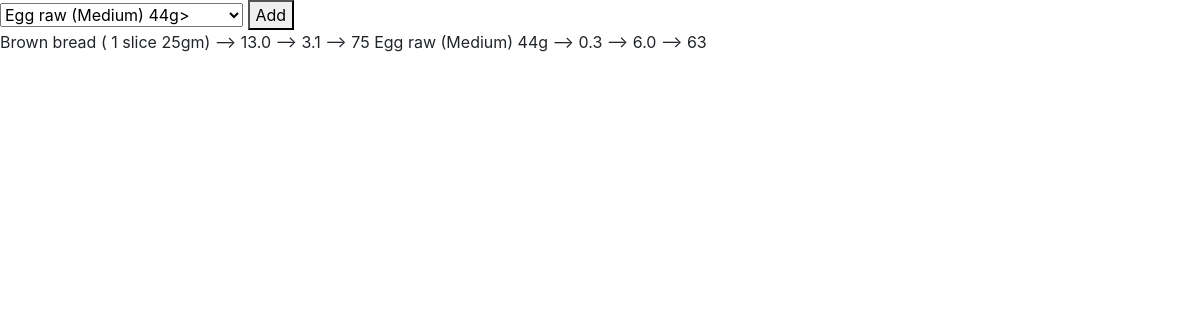
Before: / (signed in) with the older database file.
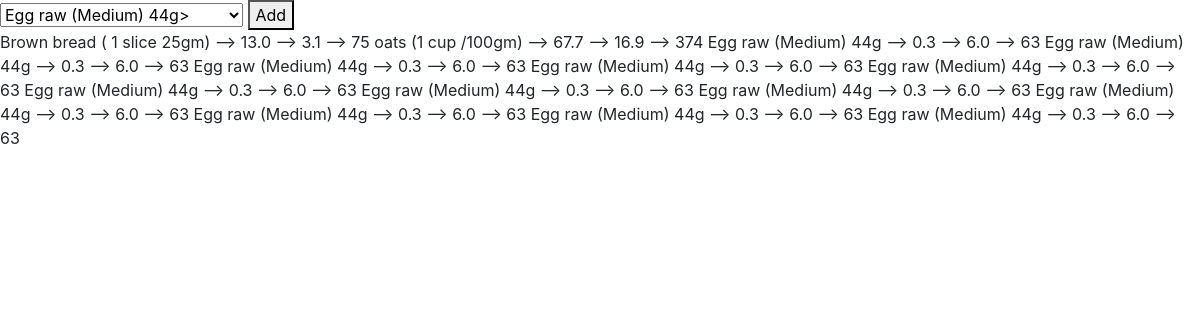
After: the same page with the newer database file.
### myapp/models.py (models this page shows, shortened)
class Consume(models.Model):
    user = models.ForeignKey(User, on_delete=models.CASCADE)
    food_consumed = models.ForeignKey(Food, on_delete=models.CASCADE)

class Food(models.Model):
    name = models.CharField(max_length=100)
    carbs = models.FloatField()
    protein = models.FloatField()
    fats = models.FloatField()
    calories = models.IntegerField()

### myapp/views.py (the view)
# urls.py: path('', views.index, name="index"),
def index(request):
    if request.method == "POST":
        food_consumed = request.POST['food_consumed']
        consume = Food.objects.get(name=food_consumed)
        user = request.user
        consume = Consume(user=user, food_consumed=consume)
        consume.save()
        foods = Food.objects.all()
    else:
        foods = Food.objects.all()
    consumed_food = Consume.objects.filter(user=request.user)
    return render(request, 'myapp/index.html', {'foods': foods, 'consumed_food': consumed_food})

### myapp/templates/myapp/index.html (shortened to what this page needs)
<!DOCTYPE html>
<html lang="en">
<head>
    <link rel="stylesheet" href="https://cdn.jsdelivr.net/npm/bootstrap@4.0.0/dist/css/bootstrap.min.css"
>
</head>
<body>
<form method="POST">
    <select name="food_consumed" id="food_consumed">
        {% for food in foods %}
            <option value="{{ food.name }}">{{ food.name }}></option>
        {% endfor %}
    </select>
    <button type="sumit">Add</button>
</form>
{% for c in consumed_food %}
    {{ c.food_consumed.name }} -->
    {{ c.food_consumed.carbs }} -->
    {{ c.food_consumed.protein }} -->
    {{ c.food_consumed.calories }}
{% endfor %}
</body>
</html>

Changed rows visible on the page:
added Consume: food_consumed.name "oats (1 cup /100gm)", food_consumed.carbs "67.7", food_consumed.protein "16.9", food_consumed.calories "374"
added Consume: food_consumed.name "Egg raw (Medium) 44g", food_consumed.carbs "0.3", food_consumed.protein "6.0", food_consumed.calories "63"
added Consume: food_consumed.name "Egg raw (Medium) 44g", food_consumed.carbs "0.3", food_consumed.protein "6.0", food_consumed.calories "63"
added Consume: food_consumed.name "Egg raw (Medium) 44g", food_consumed.carbs "0.3", food_consumed.protein "6.0", food_consumed.calories "63"
added Consume: food_consumed.name "Egg raw (Medium) 44g", food_consumed.carbs "0.3", food_consumed.protein "6.0", food_consumed.calories "63"
added Consume: food_consumed.name "Egg raw (Medium) 44g", food_consumed.carbs "0.3", food_consumed.protein "6.0", food_consumed.calories "63"
added Consume: food_consumed.name "Egg raw (Medium) 44g", food_consumed.carbs "0.3", food_consumed.protein "6.0", food_consumed.calories "63"
added Consume: food_consumed.name "Egg raw (Medium) 44g", food_consumed.carbs "0.3", food_consumed.protein "6.0", food_consumed.calories "63"
added Consume: food_consumed.name "Egg raw (Medium) 44g", food_consumed.carbs "0.3", food_consumed.protein "6.0", food_consumed.calories "63"
added Consume: food_consumed.name "Egg raw (Medium) 44g", food_consumed.carbs "0.3", food_consumed.protein "6.0", food_consumed.calories "63"
added Consume: food_consumed.name "Egg raw (Medium) 44g", food_consumed.carbs "0.3", food_consumed.protein "6.0", food_consumed.calories "63"
added Consume: food_consumed.name "Egg raw (Medium) 44g", food_consumed.carbs "0.3", food_consumed.protein "6.0", food_consumed.calories "63"
